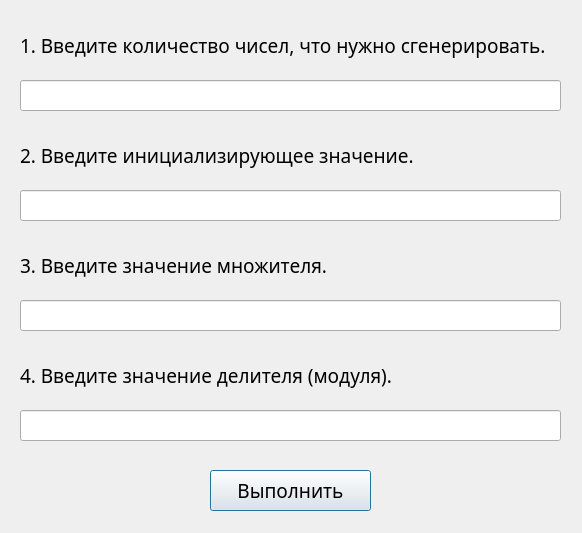
<?xml version="1.0" encoding="UTF-8"?>
<ui version="4.0">
 <class>Dialog</class>
 <widget class="QDialog" name="Dialog">
  <property name="geometry">
   <rect>
    <x>0</x>
    <y>0</y>
    <width>582</width>
    <height>533</height>
   </rect>
  </property>
  <property name="font">
   <font>
    <family>Calibri Light</family>
    <pointsize>14</pointsize>
   </font>
  </property>
  <property name="windowTitle">
   <string>Мультипликативный конгруэнтный метод</string>
  </property>
  <property name="windowIcon">
   <iconset>
    <normaloff>icon.png</normaloff>icon.png</iconset>
  </property>
  <widget class="QLineEdit" name="lineEdit">
   <property name="geometry">
    <rect>
     <x>20</x>
     <y>80</y>
     <width>541</width>
     <height>31</height>
    </rect>
   </property>
  </widget>
  <widget class="QLabel" name="label_2">
   <property name="geometry">
    <rect>
     <x>20</x>
     <y>140</y>
     <width>541</width>
     <height>31</height>
    </rect>
   </property>
   <property name="text">
    <string>2. Введите инициализирующее значение.</string>
   </property>
  </widget>
  <widget class="QLabel" name="label">
   <property name="geometry">
    <rect>
     <x>20</x>
     <y>30</y>
     <width>541</width>
     <height>31</height>
    </rect>
   </property>
   <property name="text">
    <string>1. Введите количество чисел, что нужно сгенерировать.</string>
   </property>
  </widget>
  <widget class="QLineEdit" name="lineEdit_2">
   <property name="geometry">
    <rect>
     <x>20</x>
     <y>190</y>
     <width>541</width>
     <height>31</height>
    </rect>
   </property>
  </widget>
  <widget class="QLabel" name="label_3">
   <property name="geometry">
    <rect>
     <x>20</x>
     <y>250</y>
     <width>541</width>
     <height>31</height>
    </rect>
   </property>
   <property name="text">
    <string>3. Введите значение множителя.</string>
   </property>
  </widget>
  <widget class="QLineEdit" name="lineEdit_3">
   <property name="geometry">
    <rect>
     <x>20</x>
     <y>300</y>
     <width>541</width>
     <height>31</height>
    </rect>
   </property>
  </widget>
  <widget class="QLabel" name="label_4">
   <property name="geometry">
    <rect>
     <x>20</x>
     <y>360</y>
     <width>541</width>
     <height>31</height>
    </rect>
   </property>
   <property name="text">
    <string>4. Введите значение делителя (модуля).</string>
   </property>
  </widget>
  <widget class="QLineEdit" name="lineEdit_4">
   <property name="geometry">
    <rect>
     <x>20</x>
     <y>410</y>
     <width>541</width>
     <height>31</height>
    </rect>
   </property>
  </widget>
  <widget class="QPushButton" name="pushButton">
   <property name="geometry">
    <rect>
     <x>210</x>
     <y>470</y>
     <width>161</width>
     <height>41</height>
    </rect>
   </property>
   <property name="text">
    <string>Выполнить</string>
   </property>
  </widget>
 </widget>
 <resources/>
 <connections/>
</ui>
